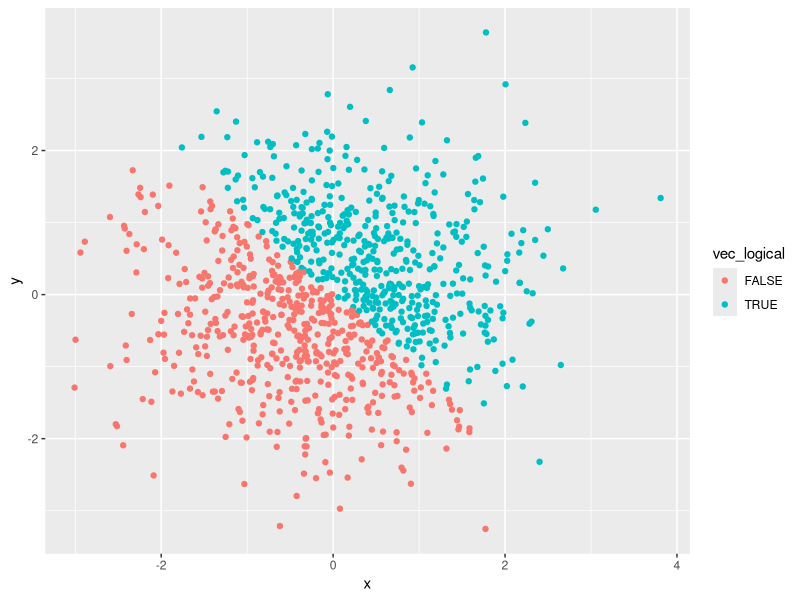
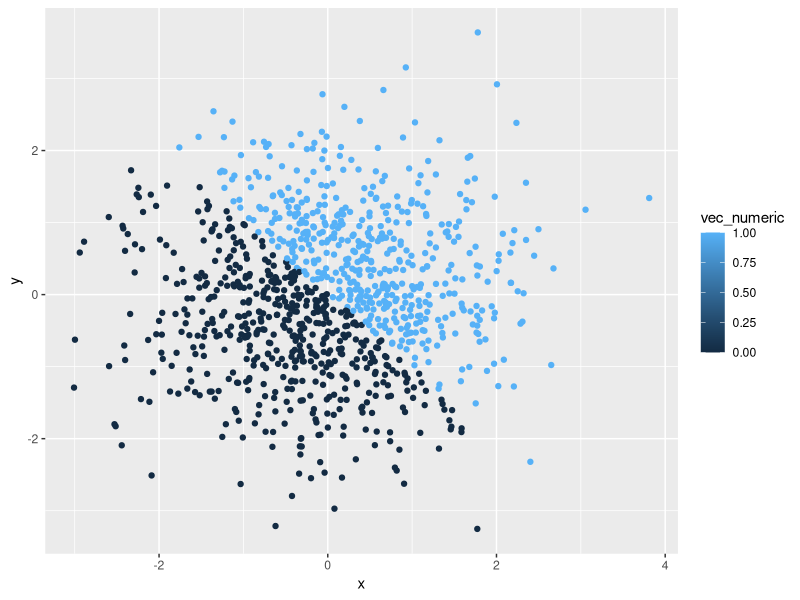
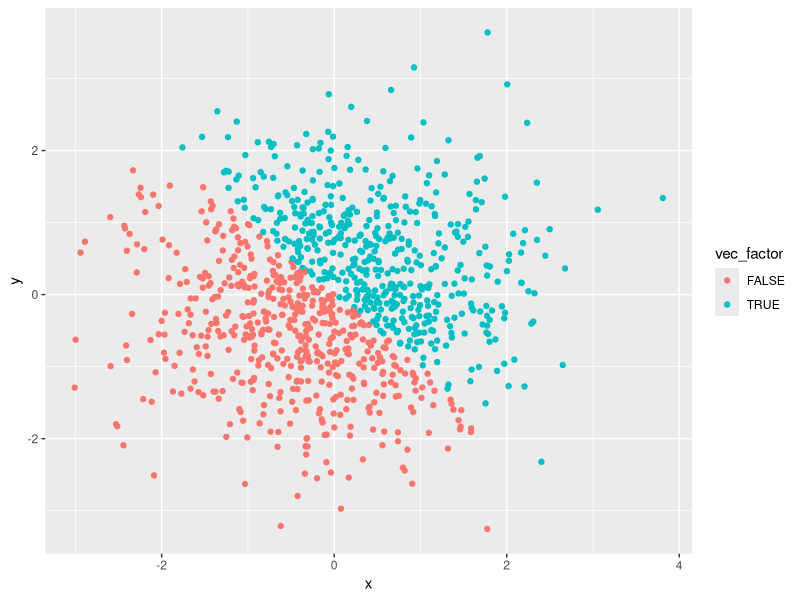
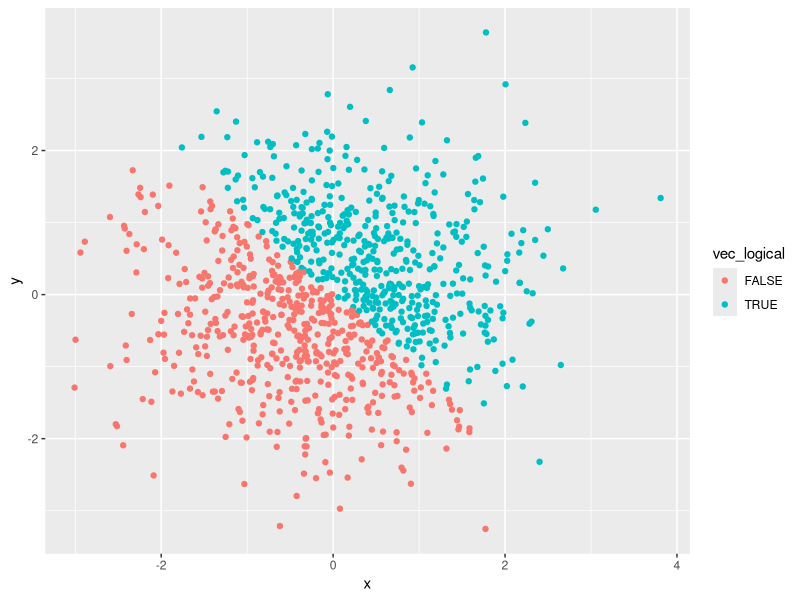

Here is the R script that generated these plots, in order:
## ---- chunk 1

#loading libraries

knitr::opts_chunk$set(echo = TRUE)
library(tidyverse)
library(ggplot2)

## ---- chunk 2

#Creating data frame problem1_df

set.seed(1)

problem1_df = tibble( 
  vec_numeric = runif(n = 10, min = 0, max = 5),
  vec_logical = vec_numeric > 2,
  vec_char = c("This", "is", "my", "first", "try", "with", "using", "R", "and", "RStudio"),
  vec_factor = factor(c("Male", "Female", "Female", "Female", "Female", "Male", "Female", "Male", "Male", "Female"))
)

problem1_df

#Mean of each variable of our data frame, problem1_df

#We get a mean value since the vector is of numeric data type
mean(problem1_df$vec_numeric) 

#We get a mean value since the logical variables are binomial with True = 1 and False = 0
mean(problem1_df$vec_logical) 

#Since the argument isn't numeric or logical, we get NA by coercion
mean(problem1_df$vec_char) 

#Since the argument isn't numeric or logical, we get NA by coercion
mean(problem1_df$vec_factor) 

## ---- chunk 3

#Explicit sequential coercion of the character vectors of problem1_df to factor and then to numeric

#The character column, when tranformed into factor and then numeric gives the index value of each entry as observed in the levels vector
as.numeric(as.factor(problem1_df$vec_char))

#Explicit sequential coercion of the factor vectors of problem1_df to character and then to numeric


#The factor column when tranformed into character and then numeric has NAs by coercion as its output since it has been converted to character first
as.numeric(as.character(problem1_df$vec_factor))

## ---- chunk 4

#Creating data frame problem2_df

set.seed(1)

problem2_df = tibble(
  x = rnorm(1000),
  y = rnorm(1000),
  vec_logical = x + y > 0,
  vec_numeric = as.numeric(vec_logical),
  vec_factor = as.factor(vec_logical)
)

## ---- chunk 5

#Creating scatter plots of data in problem2_df using the ggplot2 package and saving the first plot

ggplot(problem2_df, aes(x = x, y = y, color = vec_logical)) + geom_point()

ggsave(filename = "C:/Users/abhis/OneDrive/Desktop/School/Semester 1/P8105/homework_1/p8105_hw1_aa4266/problem2_df_colour_logical_plot.png")

ggplot(problem2_df, aes(x = x, y = y, color = vec_numeric)) + geom_point()

ggplot(problem2_df, aes(x = x, y = y, color = vec_factor)) + geom_point()

